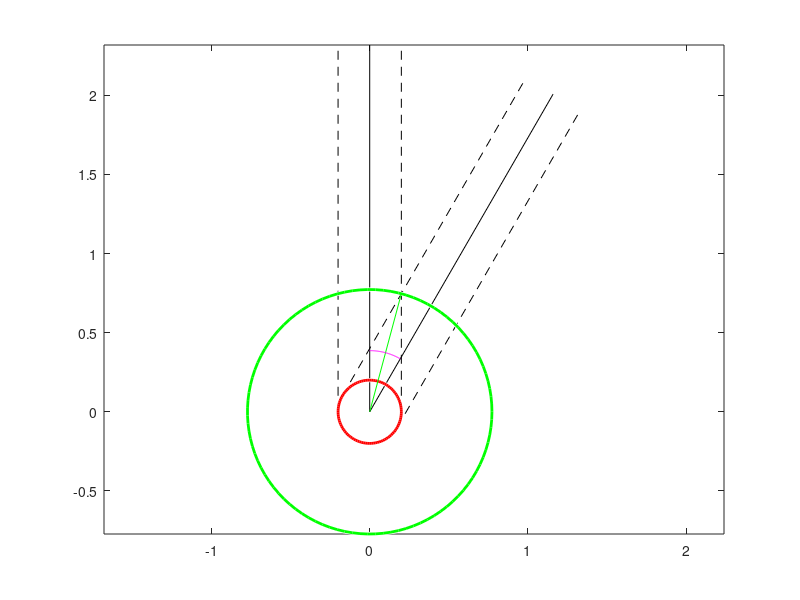

This figure's MATLAB source: (Note: this script raises an error after producing the figure.)
%% Script to demonstrate geometry at a branch point.
%%
epsilon = 0.4; % Branch Thickness

% Define the radius of the branch point.
% 1/sqrt(2)*epsilon corresponds to the case where branches branch at 90 deg.
Branchpoint_radius = epsilon;
Branchpoint_radius = 1.5*epsilon;
Branchpoint_radius = 2*epsilon;
Branchpoint_radius = 1.9319*epsilon;
%Branchpoint_radius = (7*rand+1/sqrt(2))*epsilon; 
%Branchpoint_radius = 1/sqrt(2)*epsilon;
Branch_length = 3*max(epsilon,Branchpoint_radius);

% Legend structure.
H = struct('handle',{},'Legend',{});
%% Plot the skeleton of the first branch.
skeleton1x = [0 0];
skeleton1y = [0 1]*Branch_length;

Branch1LeftEdgex = skeleton1x-epsilon/2;
Branch1LeftEdgey = skeleton1y;
Branch1RightEdgex = skeleton1x+epsilon/2;
Branch1RightEdgey = skeleton1y;

figure
plot(skeleton1x,skeleton1y,'k')
hold on
plot(Branch1LeftEdgex,Branch1LeftEdgey,'--k')
plot(Branch1RightEdgex,Branch1RightEdgey,'--k')
%% Determine the minimal branching angle.
alpha = asin(epsilon/2/Branchpoint_radius);
Branching_Angle_min = 2*alpha;
Branching_Angle_min_abs = pi/2 - Branching_Angle_min;
%% Plot the skeleton of the second branch.
skeleton2x = [0,cos(Branching_Angle_min_abs)]*Branch_length;
skeleton2y = [0,sin(Branching_Angle_min_abs)]*Branch_length;

perpendicular_direction = [cos(Branching_Angle_min_abs+pi/2),sin(Branching_Angle_min_abs+pi/2)];
Branch2LeftEdgex = skeleton2x + epsilon/2*perpendicular_direction(1);
Branch2LeftEdgey = skeleton2y + epsilon/2*perpendicular_direction(2);
Branch2RightEdgex = skeleton2x - + epsilon/2*perpendicular_direction(1);
Branch2RightEdgey = skeleton2y - epsilon/2*perpendicular_direction(2);

plot(skeleton2x,skeleton2y,'k')
plot(Branch2LeftEdgex,Branch2LeftEdgey,'--k')
plot(Branch2RightEdgex,Branch2RightEdgey,'--k')
axis square equal
%% Plot an epsilon circle around the branch point.
xpos = skeleton1x(1);
ypos = skeleton1y(1);
clear h
h.handle = viscircles([xpos,ypos],epsilon/2,'EdgeColor','r');
h.Legend = ['Collision circle (r = ',num2str(epsilon/2,'%.2f'),')'];
H = [H,h];

% Plot the axis of the absorbing parallelogram.
%plot(skeleton1x,[0 epsilon/(2*sin(Branching_Angle_min))],'b')
%plot([0 epsilon/2],tan(pi/2-Branching_Angle_min)*[0 epsilon/2],'b')

% Plot the branch point circle. In this region, epsilon circles can
% overlap.
h.handle = viscircles([0,0],Branchpoint_radius,'EdgeColor','g');
h.Legend = ['Branch Point Circle (r = ',num2str(Branchpoint_radius,'%.2f'),')'];
H = [H,h];
plot([0,epsilon/2],tan(pi/2-Branching_Angle_min/2)*[0,epsilon/2],'g')

% Plot the arc of the minimal branching angle.
r_arc = Branchpoint_radius/2;
theta_arc = linspace(pi/2-Branching_Angle_min,pi/2,100)';
arc_xy = r_arc.*[cos(theta_arc) sin(theta_arc)];
h.handle = plot(arc_xy(:,1),arc_xy(:,2),'m');
h.Legend = ['Minimal branching angle = ',num2str(Branching_Angle_min/pi*180,'%.2f'),'\circ'];
H = [H,h];

% Add legend
Legend([H.handle],H.Legend,'Location','Northwest')
hold off